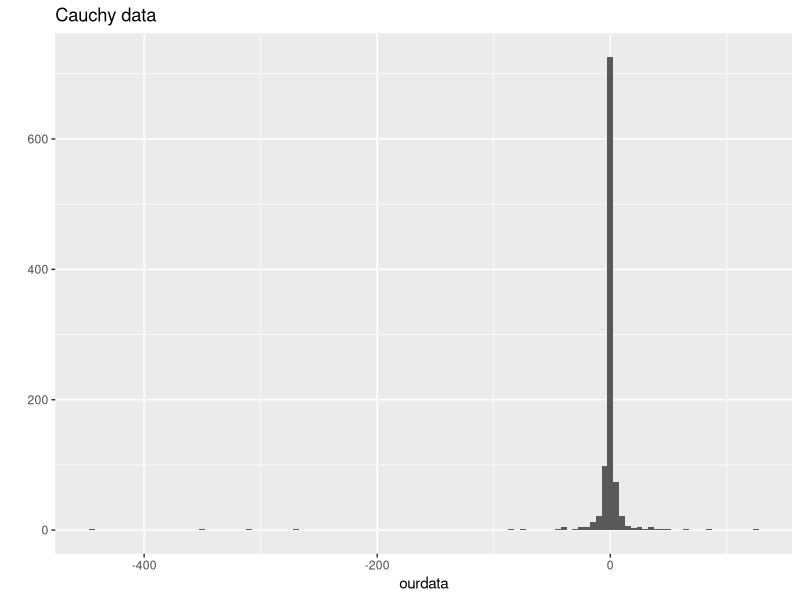
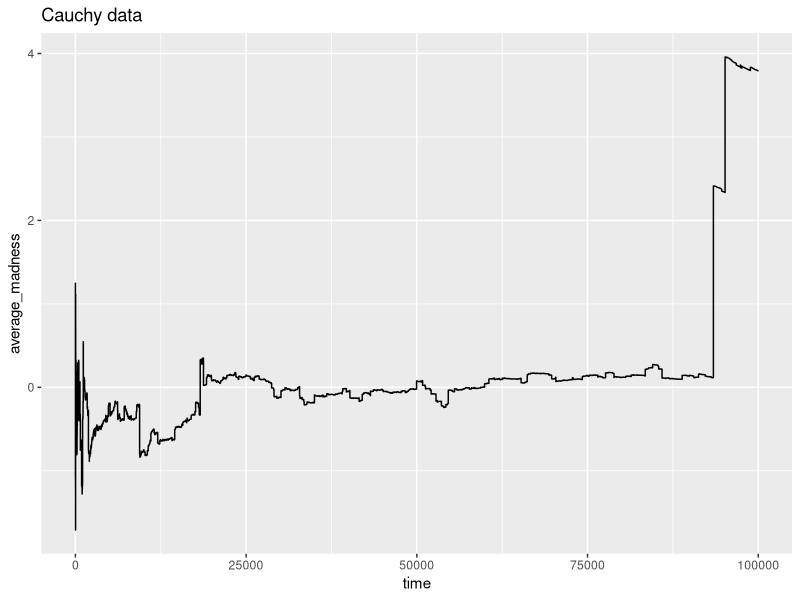
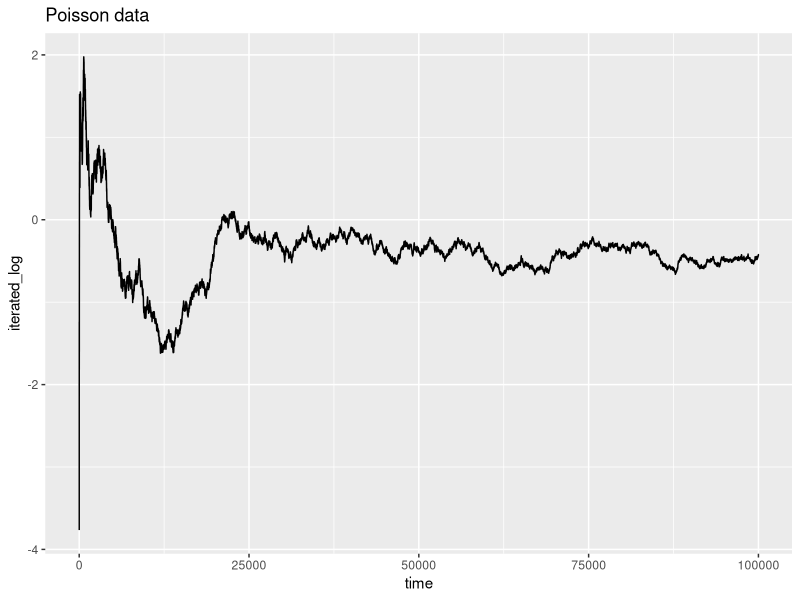

Source code (R) for these figures, in order:
## ---- chunk 1
library(ggplot2)

set.seed(2014)
ourdata <- rcauchy(1000)
qplot(ourdata, binwidth=5) + ggtitle("Cauchy data")
## ---- chunk 2
library(ggplot2)

set.seed(2014)

n <- 1e5
ourdata <- cumsum(rcauchy(n))/(1:n)
ggplot(data.frame(time = 1:n, average_madness = ourdata), 
       aes(time, average_madness)) + 
  geom_line() + ggtitle("Cauchy data")
## ---- chunk 3
library(ggplot2)
set.seed(2014)
n <- 1e5
ourdata <- cumsum(rpois(n,1)-1)[-c(1,2)]/sqrt((3:n)*log(log(3:n)))
ggplot(data.frame(time = 3:n, iterated_log = ourdata), 
       aes(time, iterated_log)) + 
  geom_line() + ggtitle("Poisson data")
